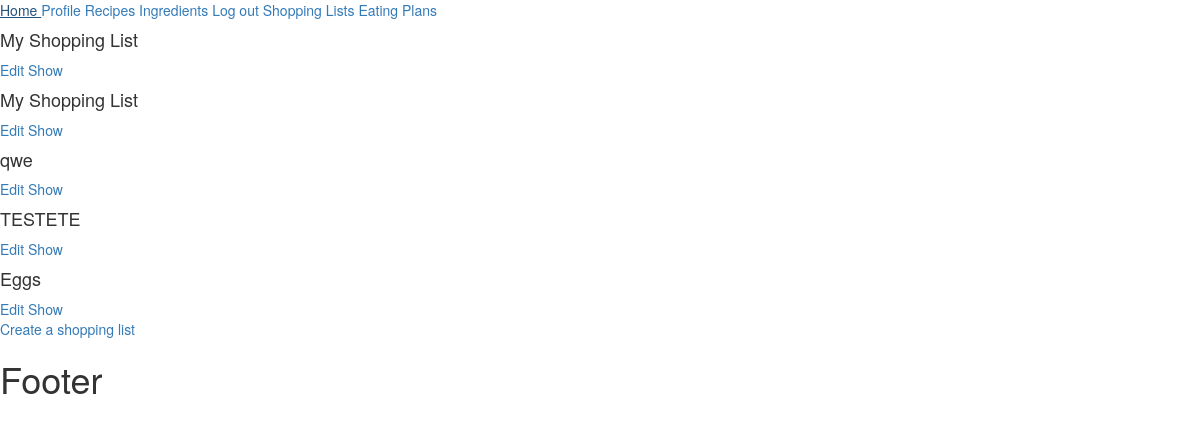
The app's page /shopping_list/ (signed in) with its own data.
### shopping_list/models.py (models this page shows)
class ShoppingList(models.Model):
    title = models.CharField(max_length=30)
    recipes = models.ManyToManyField(Recipe)
    additional_info = models.TextField(max_length=200, null=True, blank=True)
    user = models.ForeignKey(User, on_delete=models.CASCADE, null=True, blank=True)

### shopping_list/views.py (the view)
# urls.py: path('', ShowShoppingList.as_view(), name='show shopping lists page'),
class ShowShoppingList(ListView, LoginRequiredMixin):
    model = ShoppingList
    template_name = 'shopping_list/index_shopping_list.html'
    context_object_name = 'shopping_lists'
    def get_queryset(self):
        return ShoppingList.objects.filter(user=self.request.user)

### templates/shopping_list/index_shopping_list.html
{% extends 'base.html' %}
{% block main_content %}
    {% if shopping_lists %}
        {% for list in shopping_lists %}
            <div>
                <h4>{{ list.title }}</h4>
                <a href="{% url 'edit shopping list page' pk=list.pk %}">Edit</a>
                <a href="{% url 'show shopping list page' pk=list.pk %}">Show</a>
            </div>
        {% endfor %}
    {% else %}
        <h2>You dont have a shopping list.</h2>
    {% endif %}
    <a href="{% url 'create shopping list page' %}">Create a shopping list</a>
{% endblock %}

### records on screen
ShoppingList: title "My Shopping List"
ShoppingList: title "My Shopping List"
ShoppingList: title "qwe"
ShoppingList: title "TESTETE"
ShoppingList: title "Eggs"
